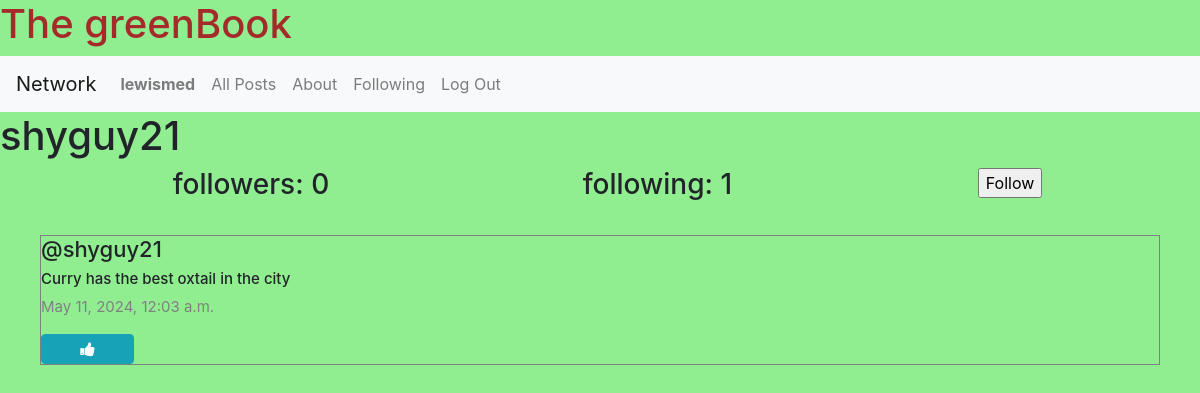
The page /profile/11 (signed in) on the database as committed earlier.
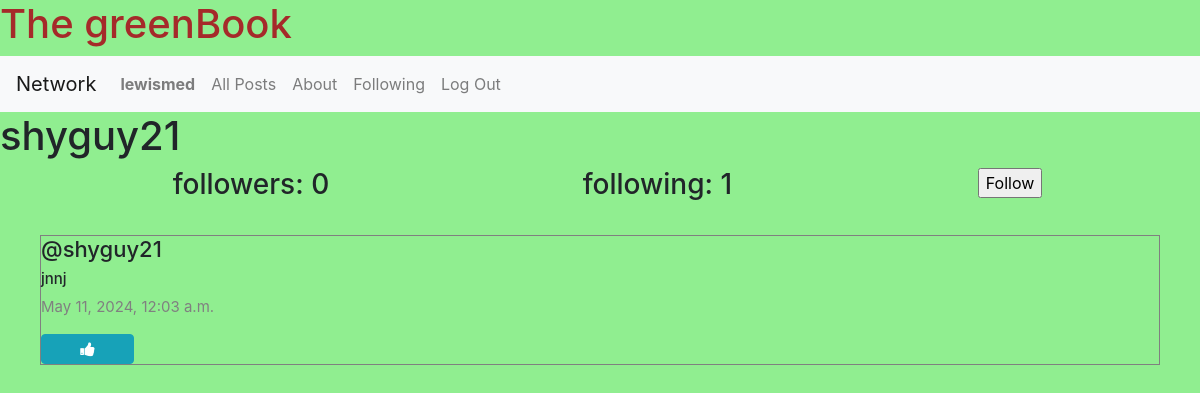
The same page on the database as committed later.
### network/models.py (models this page shows, shortened)
class Post(models.Model):
    content=models.CharField(max_length=140)
    user=models.ForeignKey(User,on_delete=models.CASCADE,related_name="author")
    imageUrl=models.CharField(max_length=1000,null=True)
    date=models.DateTimeField(auto_now_add=True)
    comment=models.CharField(max_length=140, default="feedback")

class User(AbstractUser):
    pass

### network/views.py (the view)
# urls.py: path('profile/<int:user_id>',views.profile,name='profile'),
def profile(request,user_id):
     user=User.objects.get(pk=user_id)
     otherUser=User.objects.get(pk=request.user.id)
     allPosts=Post.objects.filter(user=user).order_by("id").reverse()
     following= Follow.objects.filter(user=user)
     followers=Follow.objects.filter(user_follower=user)
     try:
         checkFollow=followers.filter(user=User.objects.get(pk=request.user.id))
         if len(checkFollow) !=0:
             isFollowing=True
         else:
             isFollowing =False
     except:
         isFollowing= False
     paginator=Paginator(allPosts,2)
     page_number= request.GET.get('page')
     posts_of_the_page=paginator.get_page(page_number)
     return render(request, "network/profile.html",{
        "allPosts":allPosts,
        "posts_of_the_page":posts_of_the_page,
        "username":user.username,
        'following':following,
        "followers":followers,
        "isFollowing":isFollowing,
        "user_profile":user
    })

### network/templates/network/profile.html (shortened to what this page needs)
{% extends "network/layout.html" %}
{% block body %}
<h1>{{ username }}</h1>
<div class="contianer">
<div class="row d-flex justify-content-center">
    <h3 class="col-4"> followers: {{followers.count}}</h3>
    <h3 class="col-4"> following: {{following.count}}</h3>
    {% if user.is_authenticated %}
    {% if user != user_profile %}
    {% if isFollowing %}
    <form action=" {% url 'unfollow' %}" method="post">
        {% csrf_token %}
        <input type="hidden" name="userfollow" value="{{ user_profile }}">
        <input type="submit" value="unfollow">
    </form>
    {% else %}
    <form action="{% url 'follow' %}" method="post">
        <input type="submit" value="Follow">
    </form>
    {% endif %}
    {% endif %}
    {% endif %}
    </div>
</div>
<div class="all-posts" >
    {% for post in posts_of_the_page %}
    <div class="post" style="margin: 5px 20px; border:0.1px solid gray; display: flex;
    justify-content: center;
    flex-direction:column;
    box-sizing: border-box;">
<h5 class="username">@{{ post.user }}</h5>
<h6 class="content" id="content_{{post.id}}" >{{ post.content }}</h6>
 <p class="date"> {{ post.date }}</p>
 {% if user.is_authenticated %}
 {% if user == post.user %}
 <div class="d-flex justify-content-around">
     <button class="btn btn-primary" data-toggle="modal" data-target="#modal_edit_post_{{ post.id }}" > Edit </button>
 </div>
 <div class="modal" id="modal_edit_post_{{ post.id }}" tabindex="-1" role="dialog" aria-labelledby="modal_edit_post_{{ post.id }}_label" aria-hidden="true">
     <div class="modal-dialog" role="document">
       <div class="modal-content">
         <div class="modal-header">
           <h5 class="modal-title">Edit Post</h5>
           <button type="button" class="close" data-dismiss="modal" aria-label="Close">
             <span aria-hidden="true">&times;</span>
           </button>
         </div>
         <div class="modal-body">
           <textarea rows="5" id="textarea_{{ post.id }}" class="form-control" name="content">{{ post.content }}</textarea>
         </div>
         <div class="modal-footer">
           <button type="button" class="btn btn-primary" onclick= "submitHandler({{ post.id }})">Save changes</button>
           <button type="button" class="btn btn-secondary" data-dismiss="modal">Close</button>
         </div>
       </div>
     </div>
   </div>
   {% else %}
     {% if post.id in whoYouLiked %}
   <button class="btn btn-info fa fa-thumbs-down col-1" onclick="likeHandler({{ post.id }},{{ whoYouLiked }})" post id="{{ post.id }}"></button>
     {% else %}
     <button class="btn btn-info fa fa-thumbs-up col-1"  onclick="likeHandler({{ post.id }},{{ whoYouLiked }})" post id="{{ post.id }}"></button>
     {% endif %}
 {% endif %}
 {% endif %}
</div>
    {% endfor %}
</div>
{% endblock %}

Rows that differ between the two databases and show on the page:
changed Post "shyguy21": content "Curry has the best oxtail in the city" → "jnnj"
